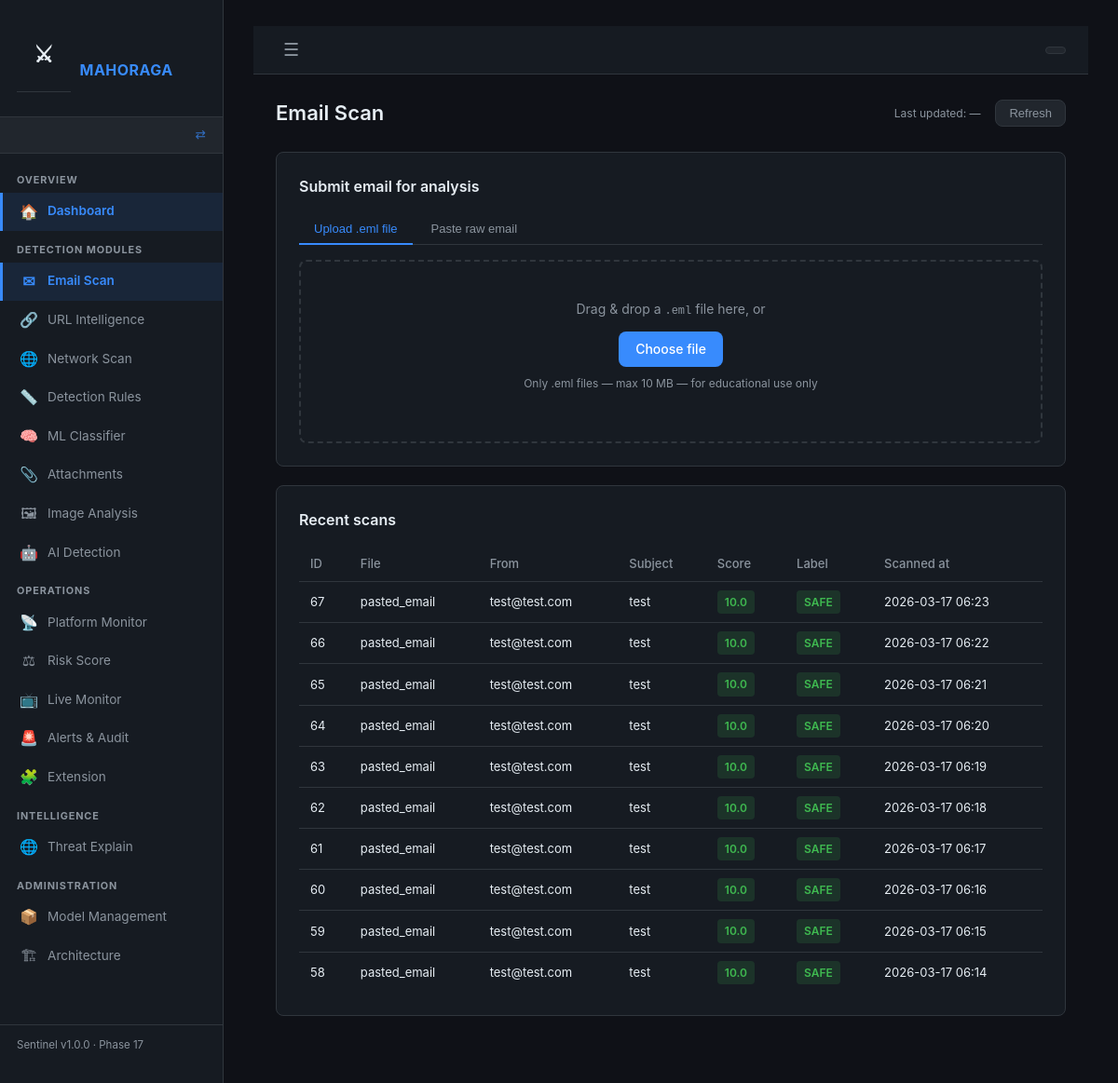
Before: /email/scan with the older database file.
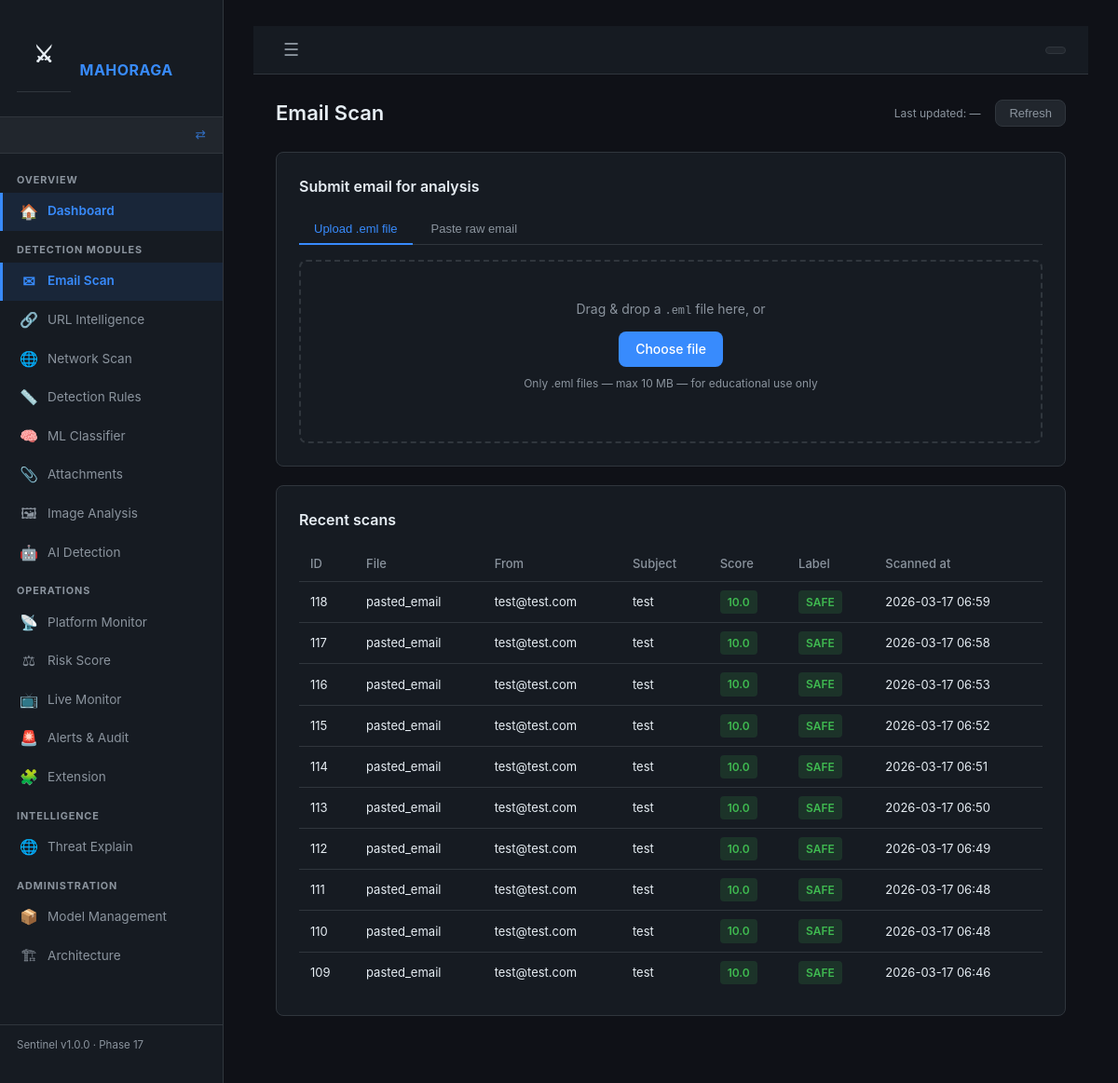
After: the same page with the newer database file.
### backend/app/models.py (models this page shows)
class EmailScan(db.Model):
    __tablename__ = "email_scans"
    id           = db.Column(db.Integer, primary_key=True)
    filename     = db.Column(db.String(255))
    sender       = db.Column(db.String(255))
    recipient    = db.Column(db.String(255))
    subject      = db.Column(db.Text)
    body_text    = db.Column(db.Text)
    body_html    = db.Column(db.Text)
    headers_raw  = db.Column(db.Text)          # JSON string of all headers
    spf_result   = db.Column(db.String(50))    # pass / fail / softfail / none
    dkim_result  = db.Column(db.String(50))
    dmarc_result = db.Column(db.String(50))
    risk_score   = db.Column(db.Float, default=0.0)   # 0.0 – 100.0
    label        = db.Column(db.String(20))    # SAFE / SUSPICIOUS / MALICIOUS
    scanned_at   = db.Column(db.DateTime, default=datetime.utcnow)
    urls         = db.relationship("URLScan",        backref="email", lazy=True)
    attachments  = db.relationship("AttachmentScan", backref="email", lazy=True)
    network_scans= db.relationship("NetworkScan",    backref="email", lazy=True)

### backend/app/routes/email_scan.py (the view)
@email_scan_bp.route("/email/scan", methods=["GET"])
def email_scan_page():
    recent_scans = (
        EmailScan.query
        .order_by(EmailScan.scanned_at.desc())
        .limit(10)
        .all()
    )
    return render_template("email_scan.html", recent_scans=recent_scans)

### backend/app/routes/dashboard.py (called while the page is built, shortened)
def get_current_role() -> str:
    return session.get("role", "")

def get_sidebar_config():
    role = get_current_role()
    cfg  = ROLES.get(role, {})
    all_items = _all_sidebar_items()
    if cfg.get("allowed_prefixes") is None:
        return all_items   # admin sees everything

### frontend/templates/email_scan.html (shortened to what this page needs)
{% extends "base.html" %}
{% block content %}
<div class="page-header">
  <h1>Email Scan</h1>
  <span class="last-updated" id="last-updated">
    Last updated: <span id="update-time">—</span>
  </span>
  <button class="btn-refresh" onclick="refreshHistory()">Refresh</button>
</div>
<div class="card">
  <h2>Submit email for analysis</h2>
  <div class="tab-bar">
    <button class="tab active" id="tab-upload" onclick="switchTab('upload')">
      Upload .eml file
    </button>
    <button class="tab" id="tab-paste" onclick="switchTab('paste')">
      Paste raw email
    </button>
  </div>
  <div id="panel-upload">
    <div class="upload-zone" id="drop-zone">
      <p>Drag &amp; drop a <code>.eml</code> file here, or</p>
      <label class="btn-primary" for="eml-file-input">Choose file</label>
      <p class="hint">Only .eml files — max 10 MB — for educational use only</p>
    </div>
  </div>
</div>
<div class="card">
  <h2>Recent scans</h2>
  <table class="data-table">
    <thead>
      <tr>
        <th>ID</th><th>File</th><th>From</th>
        <th>Subject</th><th>Score</th><th>Label</th><th>Scanned at</th>
      </tr>
    </thead>
    <tbody id="history-table-body">
      {% for scan in recent_scans %}
      <tr>
        <td>{{ scan.id }}</td>
        <td>{{ scan.filename }}</td>
        <td class="truncate">{{ scan.sender }}</td>
        <td class="truncate">{{ scan.subject }}</td>
        <td>
          <span class="score-pill score-{{ scan.label | lower }}">
            {{ scan.risk_score | round(1) }}
          </span>
        </td>
        <td>
          <span class="label-badge label-{{ scan.label | lower }}">{{ scan.label }}</span>
        </td>
        <td>{{ scan.scanned_at.strftime('%Y-%m-%d %H:%M') if scan.scanned_at else '—' }}</td>
      </tr>
      {% else %}
      <tr><td colspan="7" class="empty-state">No scans yet — upload an email above</td></tr>
      {% endfor %}
    </tbody>
  </table>
</div>
{% endblock %}

Changed rows visible on the page:
no longer on this page (row unchanged): EmailScan: id "67", filename "pasted_email", sender "test@test.com", subject "test", risk_score "10.0", label "SAFE", scanned_at "2026-03-17 06:23"
no longer on this page (row unchanged): EmailScan: id "66", filename "pasted_email", sender "test@test.com", subject "test", risk_score "10.0", label "SAFE", scanned_at "2026-03-17 06:22"
no longer on this page (row unchanged): EmailScan: id "65", filename "pasted_email", sender "test@test.com", subject "test", risk_score "10.0", label "SAFE", scanned_at "2026-03-17 06:21"
no longer on this page (row unchanged): EmailScan: id "64", filename "pasted_email", sender "test@test.com", subject "test", risk_score "10.0", label "SAFE", scanned_at "2026-03-17 06:20"
no longer on this page (row unchanged): EmailScan: id "63", filename "pasted_email", sender "test@test.com", subject "test", risk_score "10.0", label "SAFE", scanned_at "2026-03-17 06:19"
no longer on this page (row unchanged): EmailScan: id "62", filename "pasted_email", sender "test@test.com", subject "test", risk_score "10.0", label "SAFE", scanned_at "2026-03-17 06:18"
no longer on this page (row unchanged): EmailScan: id "61", filename "pasted_email", sender "test@test.com", subject "test", risk_score "10.0", label "SAFE", scanned_at "2026-03-17 06:17"
no longer on this page (row unchanged): EmailScan: id "60", filename "pasted_email", sender "test@test.com", subject "test", risk_score "10.0", label "SAFE", scanned_at "2026-03-17 06:16"
no longer on this page (row unchanged): EmailScan: id "59", filename "pasted_email", sender "test@test.com", subject "test", risk_score "10.0", label "SAFE", scanned_at "2026-03-17 06:15"
no longer on this page (row unchanged): EmailScan: id "58", filename "pasted_email", sender "test@test.com", subject "test", risk_score "10.0", label "SAFE", scanned_at "2026-03-17 06:14"
added EmailScan: id "118", filename "pasted_email", sender "test@test.com", subject "test", risk_score "10.0", label "SAFE", scanned_at "2026-03-17 06:59"
added EmailScan: id "117", filename "pasted_email", sender "test@test.com", subject "test", risk_score "10.0", label "SAFE", scanned_at "2026-03-17 06:58"
added EmailScan: id "116", filename "pasted_email", sender "test@test.com", subject "test", risk_score "10.0", label "SAFE", scanned_at "2026-03-17 06:53"
added EmailScan: id "115", filename "pasted_email", sender "test@test.com", subject "test", risk_score "10.0", label "SAFE", scanned_at "2026-03-17 06:52"
added EmailScan: id "114", filename "pasted_email", sender "test@test.com", subject "test", risk_score "10.0", label "SAFE", scanned_at "2026-03-17 06:51"
added EmailScan: id "113", filename "pasted_email", sender "test@test.com", subject "test", risk_score "10.0", label "SAFE", scanned_at "2026-03-17 06:50"
added EmailScan: id "112", filename "pasted_email", sender "test@test.com", subject "test", risk_score "10.0", label "SAFE", scanned_at "2026-03-17 06:49"
added EmailScan: id "111", filename "pasted_email", sender "test@test.com", subject "test", risk_score "10.0", label "SAFE", scanned_at "2026-03-17 06:48"
added EmailScan: id "110", filename "pasted_email", sender "test@test.com", subject "test", risk_score "10.0", label "SAFE", scanned_at "2026-03-17 06:48"
added EmailScan: id "109", filename "pasted_email", sender "test@test.com", subject "test", risk_score "10.0", label "SAFE", scanned_at "2026-03-17 06:46"
